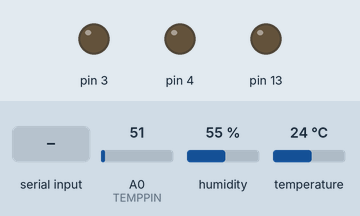
Recording of a sketch running on a simulated Arduino Uno, built with avr-gcc and run on an emulated ATmega328P. Shown: output pins drawn as LEDs (lit = HIGH). The test bench sets the inputs (shaded band); at power-on: A0 (TEMPPIN) = 51, humidity 55 %, temperature 24 °C.

Above: at 1.2 s.
1.3 s: "L" received over Serial
At 2.8 s:
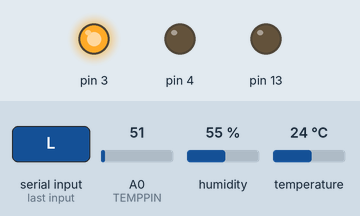
3.5 s: "C" received over Serial
At 4.5 s:
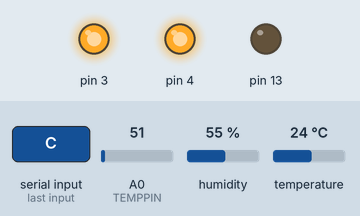
5.4 s: "M" received over Serial
At 6.2 s:
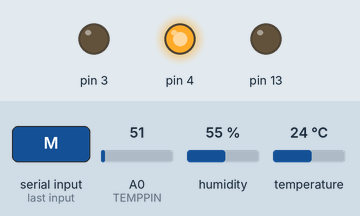
7.3 s: "D" received over Serial
At 8.2 s:
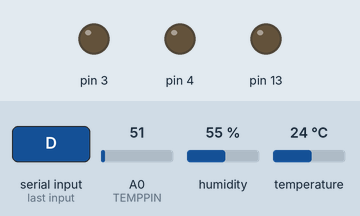
Timing chart, 0 to 10.2 s (numbered marks = the images above; inputs shaded):
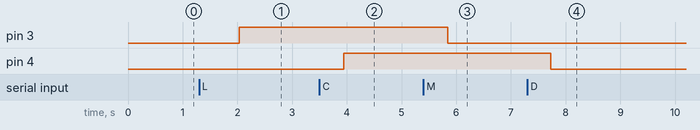

Measured:
- after the input at 1.3 s, pin 3: LOW → HIGH after 0.73 s
- after the input at 3.5 s, pin 4: LOW → HIGH after 0.44 s
- after the input at 5.4 s, pin 3: HIGH → LOW after 0.45 s
- after the input at 7.3 s, pin 4: HIGH → LOW after 0.43 s

The sketch:

proyecto2.ino
```cpp
#include <SoftwareSerial.h>
//#include <Servo.h>

SoftwareSerial miBT(10,11);
// Temporales para pruebas, cambiarlas o quitarlas de ser necesario
#include <DHT.h>
#include <DHT_U.h>
#define DHTPIN 2
#define DHTTYPE DHT11
float TEMPPIN = A0;
// Fin de Temporales

bool Llave = false; // Falso = cerrada <---
bool Chispa = false; // Falso = inactiva <---
//Servo servoMotor;//inicializacion motor
// Temporal
DHT dht(DHTPIN,DHTTYPE);
// Fin Temporal

void setup() {
  // miBT se usara para la comunicacion bt
  miBT.begin(9600);
  //miBT.println("Esto no nos sale :(");
  pinMode(13,OUTPUT);
  pinMode(3,OUTPUT);
  pinMode(4,OUTPUT);
  //Temporal
  dht.begin();
//  servoMotor.attach(7);
  // Fin Temporal
  Serial.begin(9600);
  //Serial.println("Holis");
  //digitalWrite(3, HIGH);
  //digitalWrite(4, HIGH);
}

void loop() {
//miBT.println("aiudaaa");
//delay(1000);
  /* Leer valor de los sensores */
  // Codigo que lee los valores de los sensores
  // Temperatura y Metano
    /* Codigo temporal para pruebas */
    float temp = dht.readTemperature();
    float met = analogRead(TEMPPIN);

  /* Envia valores por bluetooth */

  // Enviar valores de los sensores
  // Usando el miBT del bluetooth
  // Formato: 'KEYWORD' VALOR
  // TEMP 123.5
  // METANO 145.67
  // User miBT.println() para que se envia linea por linea
  miBT.print("TEMP ");
  miBT.println(temp);

  delay(100);

  miBT.print("METANO ");
  met=getMethane();
  miBT.println(met);

  /* Leer comandos recibidos por bluetooth */
  // Por Simplicidad cada comando sera solo una letra/char
  // L => Abrir llave de paso
  // M => Cerrar llave de paso

  // C => Activar generador de chispa
  // D => Detener generador de chispa

  if(Serial.available()) {
    //miBT.println("Entró");
    char command = Serial.read();
    //miBT.println(command);
    if(command == 'L'){
      Llave = true;
      miBT.println("Arduino: Abriendo llave");
      // Codigo que abre la llave de paso
      openGas();
    }else if(command == 'M'){
      Llave = false;
      miBT.println("Arduino: Cerrando llave");
      // Codigo que cierra la llave de paso
      closeGas();
    }else if(command == 'C'){
      Chispa = true;
      miBT.println("Arduino: Encendiendo Chispa");
      // Codigo que enciende la chispa
      digitalWrite(4, HIGH);
    }else if(command == 'D'){
      Chispa = false;
      miBT.println("Arduino: Apagando Chispa");
      // Codigo que apaga la chispa
      digitalWrite(4, LOW);
    }
  }

  delay(800);
}
float getMethane(){
  int R0=945;
  float metRead=analogRead(TEMPPIN);
  float v=metRead * 5/1023;
  float Rs=(5-v)*1000/v;
  float ppm=pow(Rs/R0,-2.95)*1000;
  return ppm;
  }
float openGas(){
   // Desplazamos a la posición 0º
  //servoMotor.write(0);
  // Esperamos 1 segundo
  digitalWrite(3, HIGH);
  //delay(1000);

  // Desplazamos a la posición 90º
  //servoMotor.write(90);
  }
float closeGas(){
   // Desplazamos a la posición 0º
  //servoMotor.write(0);
  digitalWrite(3, LOW);
  }
```
